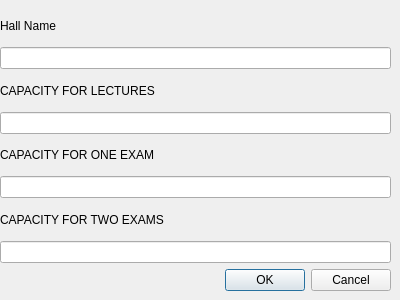
<?xml version="1.0" encoding="UTF-8"?>
<ui version="4.0">
 <class>writtenHallDialog</class>
 <widget class="QDialog" name="writtenHallDialog">
  <property name="geometry">
   <rect>
    <x>0</x>
    <y>0</y>
    <width>400</width>
    <height>300</height>
   </rect>
  </property>
  <property name="windowTitle">
   <string>Dialog</string>
  </property>
  <widget class="QWidget" name="">
   <property name="geometry">
    <rect>
     <x>0</x>
     <y>10</y>
     <width>391</width>
     <height>281</height>
    </rect>
   </property>
   <layout class="QVBoxLayout" name="verticalLayout">
    <item>
     <widget class="QLabel" name="label">
      <property name="text">
       <string>Hall Name </string>
      </property>
     </widget>
    </item>
    <item>
     <widget class="QLineEdit" name="nameInput"/>
    </item>
    <item>
     <widget class="QLabel" name="label_2">
      <property name="text">
       <string>CAPACITY FOR LECTURES</string>
      </property>
     </widget>
    </item>
    <item>
     <widget class="QLineEdit" name="lecturesInput"/>
    </item>
    <item>
     <widget class="QLabel" name="label_3">
      <property name="text">
       <string>CAPACITY FOR ONE EXAM</string>
      </property>
     </widget>
    </item>
    <item>
     <widget class="QLineEdit" name="capOneInput"/>
    </item>
    <item>
     <widget class="QLabel" name="label_4">
      <property name="text">
       <string>CAPACITY FOR TWO EXAMS</string>
      </property>
     </widget>
    </item>
    <item>
     <widget class="QLineEdit" name="capTwoInput"/>
    </item>
    <item>
     <widget class="QDialogButtonBox" name="buttonBox">
      <property name="orientation">
       <enum>Qt::Horizontal</enum>
      </property>
      <property name="standardButtons">
       <set>QDialogButtonBox::Cancel|QDialogButtonBox::Ok</set>
      </property>
     </widget>
    </item>
   </layout>
  </widget>
 </widget>
 <resources/>
 <connections>
  <connection>
   <sender>buttonBox</sender>
   <signal>accepted()</signal>
   <receiver>writtenHallDialog</receiver>
   <slot>accept()</slot>
   <hints>
    <hint type="sourcelabel">
     <x>248</x>
     <y>254</y>
    </hint>
    <hint type="destinationlabel">
     <x>157</x>
     <y>274</y>
    </hint>
   </hints>
  </connection>
  <connection>
   <sender>buttonBox</sender>
   <signal>rejected()</signal>
   <receiver>writtenHallDialog</receiver>
   <slot>reject()</slot>
   <hints>
    <hint type="sourcelabel">
     <x>316</x>
     <y>260</y>
    </hint>
    <hint type="destinationlabel">
     <x>286</x>
     <y>274</y>
    </hint>
   </hints>
  </connection>
 </connections>
</ui>
